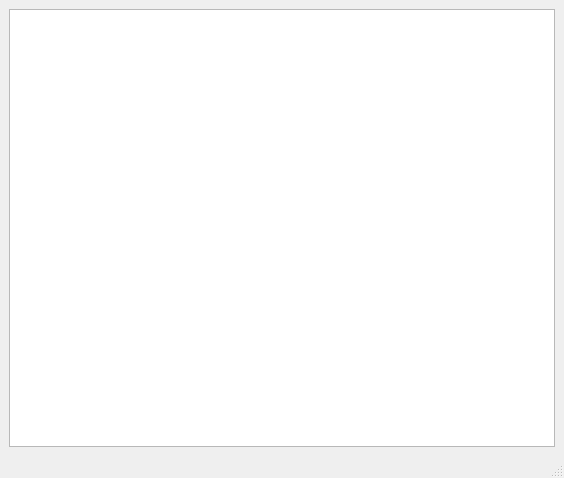
<?xml version="1.0" encoding="UTF-8"?>
<ui version="4.0">
 <class>QueryWindow</class>
 <widget class="QMainWindow" name="QueryWindow">
  <property name="geometry">
   <rect>
    <x>0</x>
    <y>0</y>
    <width>564</width>
    <height>478</height>
   </rect>
  </property>
  <property name="windowTitle">
   <string>MainWindow</string>
  </property>
  <widget class="QWidget" name="centralwidget">
   <layout class="QHBoxLayout" name="horizontalLayout">
    <item>
     <widget class="QTableView" name="tableView"/>
    </item>
   </layout>
  </widget>
  <widget class="QStatusBar" name="statusbar"/>
 </widget>
 <resources/>
 <connections/>
</ui>
